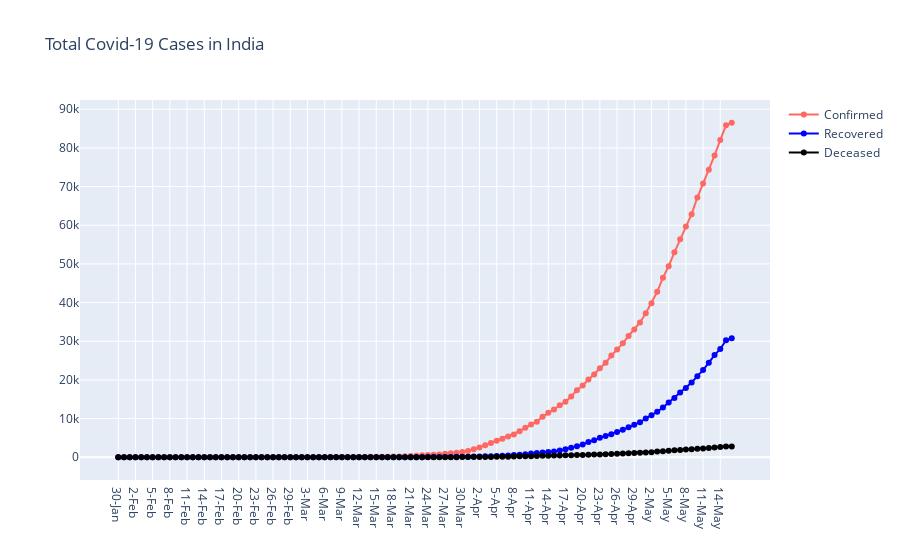

Source (notebook cell):
### Code cell
# ----- Basic Version ------
# fig = go.Figure(
#      data = go.Scatter(
#          x=df['Date'], y=df['Total Confirmed'], \
#          mode='lines+markers',name='Total Covid-19 Cases in India'
#      )
# )
# fig


fig = go.Figure()

fig.add_trace(
    go.Scatter(
        x=df['Date'], y=df['Total Confirmed'],
        mode='lines+markers',
        name='Confirmed', # this sets its legend entry 
        marker= dict(color='rgb(255,104,98)', line = dict(color='rgb(255,104,98)'))
    )
)

fig.add_trace(
    go.Scatter(
        x=df['Date'], y=df['Total Recovered'], 
        mode='lines+markers',
        name='Recovered', # this sets its legend entry
        marker= dict(color='Blue', line = dict(color='Blue'))
    )
)

fig.add_trace(
    go.Scatter(
        x=df['Date'], y=df['Total Deceased'], 
        mode='lines+markers',
        name='Deceased', # this sets its legend entry
        marker= dict(color='Black', line = dict(color='Black'))
    )
)

fig.update_layout(
    title = "Total Covid-19 Cases in India"
)
fig

# ---------- Another way to plot.. -------------
# trace = go.Scatter(
#     x=df['Date'], y=df['Total Confirmed'], \
#     mode='lines+markers',name='Total Covid-19 Cases in India'
# )
# data = [trace]
# plotly.offline.iplot(data,filename='Total_Covid19Cases_In_India')

### Figure 1 — Plotly figure (JSON) as saved in the notebook; plotly's stock layout.template omitted (floating-point values rounded to 4 significant figures)
{"data": [{"marker": {"color": "rgb(255,104,98)", "line": {"color": "rgb(255,104,98)"}}, "mode": "lines+markers", "name": "Confirmed", "type": "scatter", "x": ["30-Jan", "31-Jan", "1-Feb", "2-Feb", "3-Feb", "4-Feb", "5-Feb", "6-Feb", "7-Feb", "8-Feb", "9-Feb", "10-Feb", "11-Feb", "12-Feb", "13-Feb", "14-Feb", "15-Feb", "16-Feb", "17-Feb", "18-Feb", "19-Feb", "20-Feb", "21-Feb", "22-Feb", "23-Feb", "24-Feb", "25-Feb", "26-Feb", "27-Feb", "28-Feb", "29-Feb", "1-Mar", "2-Mar", "3-Mar", "4-Mar", "5-Mar", "6-Mar", "7-Mar", "8-Mar", "9-Mar", "10-Mar", "11-Mar", "12-Mar", "13-Mar", "14-Mar", "15-Mar", "16-Mar", "17-Mar", "18-Mar", "19-Mar", "20-Mar", "21-Mar", "22-Mar", "23-Mar", "24-Mar", "25-Mar", "26-Mar", "27-Mar", "28-Mar", "29-Mar", "30-Mar", "31-Mar", "1-Apr", "2-Apr", "3-Apr", "4-Apr", "5-Apr", "6-Apr", "7-Apr", "8-Apr", "9-Apr", "10-Apr", "11-Apr", "12-Apr", "13-Apr", "14-Apr", "15-Apr", "16-Apr", "17-Apr", "18-Apr", "19-Apr", "20-Apr", "21-Apr", "22-Apr", "23-Apr", "24-Apr", "25-Apr", "26-Apr", "27-Apr", "28-Apr", "29-Apr", "30-Apr", "1-May", "2-May", "3-May", "4-May", "5-May", "6-May", "7-May", "8-May", "9-May", "10-May", "11-May", "12-May", "13-May", "14-May", "15-May", "16-May"], "y": [1, 1, 1, 2, 3, 3, 3, 3, 3, 3, 3, 3, 3, 3, 3, 3, 3, 3, 3, 3, 3, 3, 3, 3, 3, 3, 3, 3, 3, 3, 3, 3, 5, 6, 28, 30, 31, 34, 39, 48, 63, 71, 81, 91, 102, 112, 126, 146, 171, 198, 256, 334, 403, 497, 571, 657, 730, 883, 1019, 1139, 1326, 1635, 2059, 2545, 3105, 3684, 4293, 4777, 5350, 5915, 6728, 7599, 8453, 9211, 10454, 11485, 12371, 13432, 14354, 15725, 17305, 18544, 20081, 21373, 23040, 24448, 26283, 27890, 29458, 31360, 33065, 34866, 37262, 39826, 42778, 46434, 49405, 53007, 56351, 59690, 62865, 67176, 70768, 74330, 78056, 82047, 85855, 86507]}, {"marker": {"color": "Blue", "line": {"color": "Blue"}}, "mode": "lines+markers", "name": "Recovered", "type": "scatter", "x": ["30-Jan", "31-Jan", "1-Feb", "2-Feb", "3-Feb", "4-Feb", "5-Feb", "6-Feb", "7-Feb", "8-Feb", "9-Feb", "10-Feb", "11-Feb", "12-Feb", "13-Feb", "14-Feb", "15-Feb", "16-Feb", "17-Feb", "18-Feb", "19-Feb", "20-Feb", "21-Feb", "22-Feb", "23-Feb", "24-Feb", "25-Feb", "26-Feb", "27-Feb", "28-Feb", "29-Feb", "1-Mar", "2-Mar", "3-Mar", "4-Mar", "5-Mar", "6-Mar", "7-Mar", "8-Mar", "9-Mar", "10-Mar", "11-Mar", "12-Mar", "13-Mar", "14-Mar", "15-Mar", "16-Mar", "17-Mar", "18-Mar", "19-Mar", "20-Mar", "21-Mar", "22-Mar", "23-Mar", "24-Mar", "25-Mar", "26-Mar", "27-Mar", "28-Mar", "29-Mar", "30-Mar", "31-Mar", "1-Apr", "2-Apr", "3-Apr", "4-Apr", "5-Apr", "6-Apr", "7-Apr", "8-Apr", "9-Apr", "10-Apr", "11-Apr", "12-Apr", "13-Apr", "14-Apr", "15-Apr", "16-Apr", "17-Apr", "18-Apr", "19-Apr", "20-Apr", "21-Apr", "22-Apr", "23-Apr", "24-Apr", "25-Apr", "26-Apr", "27-Apr", "28-Apr", "29-Apr", "30-Apr", "1-May", "2-May", "3-May", "4-May", "5-May", "6-May", "7-May", "8-May", "9-May", "10-May", "11-May", "12-May", "13-May", "14-May", "15-May", "16-May"], "y": [0, 0, 0, 0, 0, 0, 0, 0, 0, 0, 0, 0, 0, 0, 1, 1, 1, 2, 2, 2, 2, 3, 3, 3, 3, 3, 3, 3, 3, 3, 3, 3, 3, 3, 3, 3, 3, 3, 3, 3, 4, 4, 4, 10, 10, 13, 14, 15, 15, 20, 23, 23, 23, 25, 40, 43, 50, 75, 85, 102, 137, 150, 169, 191, 230, 286, 329, 394, 469, 565, 635, 786, 972, 1086, 1198, 1365, 1509, 1767, 2040, 2466, 2854, 3273, 3976, 4370, 5012, 5496, 5938, 6523, 7103, 7739, 8429, 9059, 10021, 10852, 11763, 12845, 14140, 15301, 16776, 17887, 19301, 20970, 22549, 24454, 26417, 28011, 30245, 30773]}, {"marker": {"color": "Black", "line": {"color": "Black"}}, "mode": "lines+markers", "name": "Deceased", "type": "scatter", "x": ["30-Jan", "31-Jan", "1-Feb", "2-Feb", "3-Feb", "4-Feb", "5-Feb", "6-Feb", "7-Feb", "8-Feb", "9-Feb", "10-Feb", "11-Feb", "12-Feb", "13-Feb", "14-Feb", "15-Feb", "16-Feb", "17-Feb", "18-Feb", "19-Feb", "20-Feb", "21-Feb", "22-Feb", "23-Feb", "24-Feb", "25-Feb", "26-Feb", "27-Feb", "28-Feb", "29-Feb", "1-Mar", "2-Mar", "3-Mar", "4-Mar", "5-Mar", "6-Mar", "7-Mar", "8-Mar", "9-Mar", "10-Mar", "11-Mar", "12-Mar", "13-Mar", "14-Mar", "15-Mar", "16-Mar", "17-Mar", "18-Mar", "19-Mar", "20-Mar", "21-Mar", "22-Mar", "23-Mar", "24-Mar", "25-Mar", "26-Mar", "27-Mar", "28-Mar", "29-Mar", "30-Mar", "31-Mar", "1-Apr", "2-Apr", "3-Apr", "4-Apr", "5-Apr", "6-Apr", "7-Apr", "8-Apr", "9-Apr", "10-Apr", "11-Apr", "12-Apr", "13-Apr", "14-Apr", "15-Apr", "16-Apr", "17-Apr", "18-Apr", "19-Apr", "20-Apr", "21-Apr", "22-Apr", "23-Apr", "24-Apr", "25-Apr", "26-Apr", "27-Apr", "28-Apr", "29-Apr", "30-Apr", "1-May", "2-May", "3-May", "4-May", "5-May", "6-May", "7-May", "8-May", "9-May", "10-May", "11-May", "12-May", "13-May", "14-May", "15-May", "16-May"], "y": [0, 0, 0, 0, 0, 0, 0, 0, 0, 0, 0, 0, 0, 0, 0, 0, 0, 0, 0, 0, 0, 0, 0, 0, 0, 0, 0, 0, 0, 0, 0, 0, 0, 0, 0, 0, 0, 0, 0, 0, 0, 0, 1, 1, 2, 2, 2, 3, 3, 4, 4, 4, 7, 9, 10, 11, 16, 19, 24, 27, 41, 47, 53, 69, 83, 96, 118, 134, 161, 181, 227, 249, 290, 332, 359, 396, 423, 449, 487, 522, 560, 593, 646, 682, 722, 781, 825, 881, 939, 1008, 1079, 1154, 1231, 1323, 1463, 1566, 1694, 1785, 1889, 1986, 2101, 2213, 2294, 2414, 2551, 2648, 2752, 2759]}], "layout": {"title": {"text": "Total Covid-19 Cases in India"}}}
